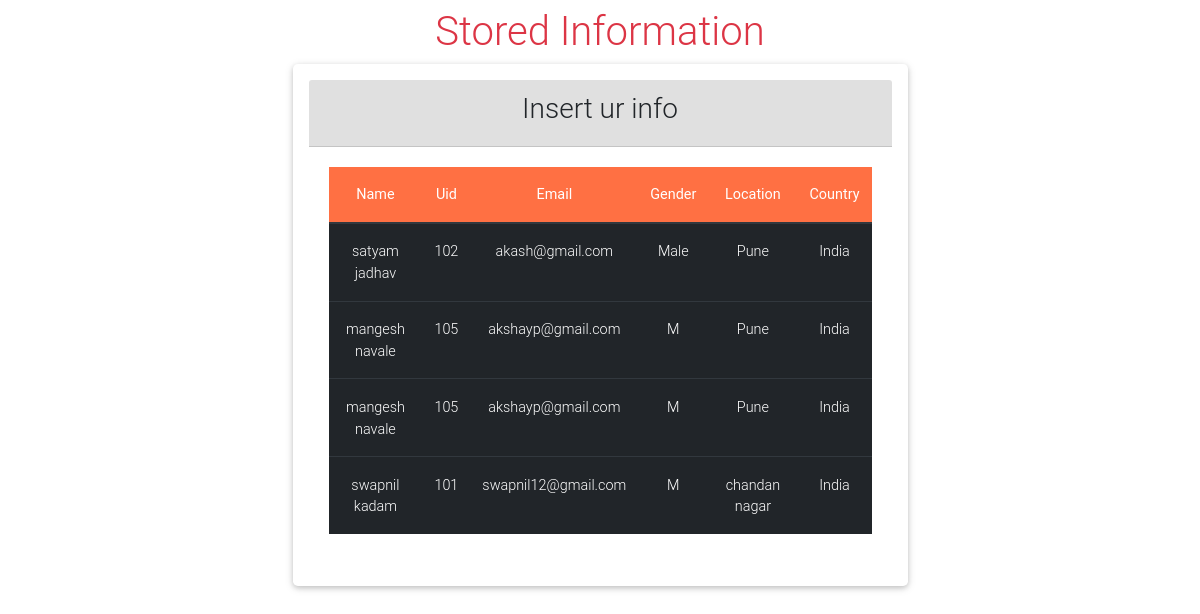
The app's page /display/ with its own data.
### employee/models.py (models this page shows, shortened)
class Info(models.Model):
    name=models.CharField(max_length=20)
    uid=models.IntegerField()
    email=models.EmailField(max_length=54)
    gender=models.CharField(max_length=10)
    location=models.CharField(max_length=20)
    country=models.CharField(max_length=20)
    obj=models.Manager()
    class Meta:
        db_table='info'

### employee/views.py (the view)
# urls.py: path('display/',views.display),
def display(request):
   data=Info.obj.all()
   return render(request,'display.html',{'data':data})

### templates/display.html (shortened to what this page needs)
<!DOCTYPE html>
{% load static %}
<html>
<head>
    <link rel="stylesheet" type="text/css"  href=" {% static 'css/bootstrap.css' %} " />
    <link rel="stylesheet" type="text/css"  href=" {% static 'css/mdb.css' %} " />
    <link rel="stylesheet" type="text/css"  href=" {% static 'css/fontawesome-all.css' %} " />
    <link rel="stylesheet" type="text/css"  href=" {% static 'css/style.css' %} " />
</head>
<body>
<h1 class="text-center text-danger mt-2">Stored Information</h1>
<div class="row">
        <div class="card w-50 mx-auto p-3">
                <div class="card-header bg-light text-center">
                    <h3>Insert ur info</h3>
                </div>
                <div class="card-body">
                    <table class="table table-dark table-responsive-md text-center">
                        <thead class="badge-deep-orange">
                            <tr>
                                <th>Name</th>
                                <th>Uid</th>
                                <th>Email</th>
                                <th>Gender</th>
                                <th>Location</th>
                                <th>Country</th>
                            </tr>
                        </thead>
                        <tbody>
                            {% for i in data %}
                                 <tr>
                                     <td>{{i.name}}</td>
                                     <td>{{i.uid}}</td>
                                     <td>{{i.email}}</td>
                                     <td>{{i.gender}}</td>
                                     <td>{{i.location}}</td>
                                     <td>{{i.country}}</td>
                                 </tr>
                            {% endfor %}
                        </tbody>
                    </table>
                </div>
            </div>
</div>
</body>
</html>

### records on screen
Info: name "satyam jadhav", uid "102", email "akash@gmail.com", gender "Male", location "Pune", country "India"
Info: name "mangesh navale", uid "105", email "akshayp@gmail.com", gender "M", location "Pune", country "India"
Info: name "mangesh navale", uid "105", email "akshayp@gmail.com", gender "M", location "Pune", country "India"
Info: name "swapnil kadam", uid "101", email "swapnil12@gmail.com", gender "M", location "chandan nagar", country "India"
